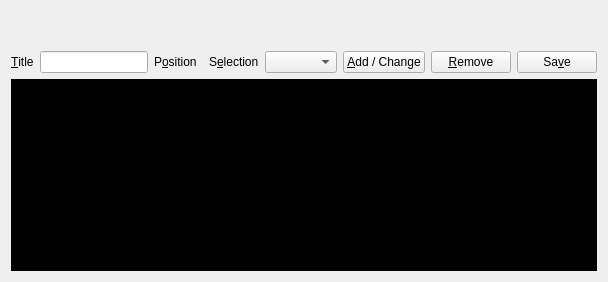
      <widget class="QWidget" name="tab">
       <attribute name="title">
        <string>&amp;Edit</string>
       </attribute>
       <layout class="QVBoxLayout" name="verticalLayout_3">
        <item>
         <spacer name="verticalSpacer">
          <property name="orientation">
           <enum>Qt::Vertical</enum>
          </property>
          <property name="sizeHint" stdset="0">
           <size>
            <width>20</width>
            <height>40</height>
           </size>
          </property>
         </spacer>
        </item>
        <item>
         <layout class="QHBoxLayout" name="horizontalLayout_2">
          <item>
           <widget class="QLabel" name="label">
            <property name="text">
             <string>&amp;Title</string>
            </property>
            <property name="buddy">
             <cstring>item_title</cstring>
            </property>
           </widget>
          </item>
          <item>
           <widget class="QLineEdit" name="item_title"/>
          </item>
          <item>
           <widget class="QLabel" name="label_2">
            <property name="text">
             <string>P&amp;osition</string>
            </property>
            <property name="buddy">
             <cstring>item_position_input</cstring>
            </property>
           </widget>
          </item>
          <item>
           <widget class="KIntNumInput" name="item_position_input"/>
          </item>
          <item>
           <widget class="QLabel" name="label_3">
            <property name="text">
             <string>S&amp;election</string>
            </property>
            <property name="buddy">
             <cstring>edit_item_selection</cstring>
            </property>
           </widget>
          </item>
          <item>
           <widget class="QComboBox" name="edit_item_selection">
            <property name="minimumSize">
             <size>
              <width>0</width>
              <height>0</height>
             </size>
            </property>
           </widget>
          </item>
          <item>
           <widget class="QPushButton" name="add_button">
            <property name="text">
             <string>&amp;Add / Change</string>
            </property>
           </widget>
          </item>
          <item>
           <widget class="QPushButton" name="remove_item_button">
            <property name="text">
             <string>&amp;Remove</string>
            </property>
           </widget>
          </item>
          <item>
           <widget class="QPushButton" name="save_button">
            <property name="text">
             <string>Sa&amp;ve</string>
            </property>
           </widget>
          </item>
         </layout>
        </item>
        <item>
         <layout class="QHBoxLayout" name="horizontalLayout" stretch="0,0">
          <item>
           <widget class="KRichTextWidget" name="edit_private_text">
            <property name="palette">
             <palette>
              <active>
               <colorrole role="WindowText">
                <brush brushstyle="SolidPattern">
                 <color alpha="255">
                  <red>255</red>
                  <green>255</green>
                  <blue>255</blue>
                 </color>
                </brush>
               </colorrole>
               <colorrole role="Button">
                <brush brushstyle="SolidPattern">
                 <color alpha="255">
                  <red>0</red>
                  <green>0</green>
                  <blue>0</blue>
                 </color>
                </brush>
               </colorrole>
               <colorrole role="Light">
                <brush brushstyle="SolidPattern">
                 <color alpha="255">
                  <red>0</red>
                  <green>0</green>
                  <blue>0</blue>
                 </color>
                </brush>
               </colorrole>
               <colorrole role="Midlight">
                <brush brushstyle="SolidPattern">
                 <color alpha="255">
                  <red>0</red>
                  <green>0</green>
                  <blue>0</blue>
                 </color>
                </brush>
               </colorrole>
               <colorrole role="Dark">
                <brush brushstyle="SolidPattern">
                 <color alpha="255">
                  <red>0</red>
                  <green>0</green>
                  <blue>0</blue>
                 </color>
                </brush>
               </colorrole>
               <colorrole role="Mid">
                <brush brushstyle="SolidPattern">
                 <color alpha="255">
                  <red>0</red>
                  <green>0</green>
                  <blue>0</blue>
                 </color>
                </brush>
               </colorrole>
               <colorrole role="Text">
                <brush brushstyle="SolidPattern">
                 <color alpha="255">
                  <red>255</red>
                  <green>255</green>
                  <blue>255</blue>
                 </color>
                </brush>
               </colorrole>
               <colorrole role="BrightText">
                <brush brushstyle="SolidPattern">
                 <color alpha="255">
                  <red>255</red>
                  <green>255</green>
                  <blue>255</blue>
                 </color>
                </brush>
               </colorrole>
               <colorrole role="ButtonText">
                <brush brushstyle="SolidPattern">
                 <color alpha="255">
                  <red>255</red>
                  <green>255</green>
                  <blue>255</blue>
                 </color>
                </brush>
               </colorrole>
               <colorrole role="Base">
                <brush brushstyle="SolidPattern">
                 <color alpha="255">
                  <red>0</red>
                  <green>0</green>
                  <blue>0</blue>
                 </color>
                </brush>
               </colorrole>
               <colorrole role="Window">
                <brush brushstyle="SolidPattern">
                 <color alpha="255">
                  <red>0</red>
                  <green>0</green>
                  <blue>0</blue>
                 </color>
                </brush>
               </colorrole>
               <colorrole role="Shadow">
                <brush brushstyle="SolidPattern">
                 <color alpha="255">
                  <red>0</red>
                  <green>0</green>
                  <blue>0</blue>
                 </color>
                </brush>
               </colorrole>
               <colorrole role="AlternateBase">
                <brush brushstyle="SolidPattern">
                 <color alpha="255">
                  <red>0</red>
                  <green>0</green>
                  <blue>0</blue>
                 </color>
                </brush>
               </colorrole>
               <colorrole role="ToolTipBase">
                <brush brushstyle="SolidPattern">
                 <color alpha="255">
                  <red>255</red>
                  <green>255</green>
                  <blue>220</blue>
                 </color>
                </brush>
               </colorrole>
               <colorrole role="ToolTipText">
                <brush brushstyle="SolidPattern">
                 <color alpha="255">
                  <red>0</red>
                  <green>0</green>
                  <blue>0</blue>
                 </color>
                </brush>
               </colorrole>
              </active>
              <inactive>
               <colorrole role="WindowText">
                <brush brushstyle="SolidPattern">
                 <color alpha="255">
                  <red>255</red>
                  <green>255</green>
                  <blue>255</blue>
                 </color>
                </brush>
               </colorrole>
               <colorrole role="Button">
                <brush brushstyle="SolidPattern">
                 <color alpha="255">
                  <red>0</red>
                  <green>0</green>
                  <blue>0</blue>
                 </color>
                </brush>
               </colorrole>
               <colorrole role="Light">
                <brush brushstyle="SolidPattern">
                 <color alpha="255">
                  <red>0</red>
                  <green>0</green>
                  <blue>0</blue>
                 </color>
                </brush>
               </colorrole>
               <colorrole role="Midlight">
                <brush brushstyle="SolidPattern">
                 <color alpha="255">
                  <red>0</red>
                  <green>0</green>
                  <blue>0</blue>
                 </color>
                </brush>
               </colorrole>
               <colorrole role="Dark">
                <brush brushstyle="SolidPattern">
                 <color alpha="255">
                  <red>0</red>
                  <green>0</green>
                  <blue>0</blue>
                 </color>
                </brush>
               </colorrole>
               <colorrole role="Mid">
                <brush brushstyle="SolidPattern">
                 <color alpha="255">
                  <red>0</red>
                  <green>0</green>
                  <blue>0</blue>
                 </color>
                </brush>
               </colorrole>
               <colorrole role="Text">
                <brush brushstyle="SolidPattern">
                 <color alpha="255">
                  <red>255</red>
                  <green>255</green>
                  <blue>255</blue>
                 </color>
                </brush>
               </colorrole>
               <colorrole role="BrightText">
                <brush brushstyle="SolidPattern">
                 <color alpha="255">
                  <red>255</red>
                  <green>255</green>
                  <blue>255</blue>
                 </color>
                </brush>
               </colorrole>
               <colorrole role="ButtonText">
                <brush brushstyle="SolidPattern">
                 <color alpha="255">
                  <red>255</red>
                  <green>255</green>
                  <blue>255</blue>
                 </color>
                </brush>
               </colorrole>
               <colorrole role="Base">
                <brush brushstyle="SolidPattern">
                 <color alpha="255">
                  <red>0</red>
                  <green>0</green>
                  <blue>0</blue>
                 </color>
                </brush>
               </colorrole>
               <colorrole role="Window">
                <brush brushstyle="SolidPattern">
                 <color alpha="255">
                  <red>0</red>
                  <green>0</green>
                  <blue>0</blue>
                 </color>
                </brush>
               </colorrole>
               <colorrole role="Shadow">
                <brush brushstyle="SolidPattern">
                 <color alpha="255">
                  <red>0</red>
                  <green>0</green>
                  <blue>0</blue>
                 </color>
                </brush>
               </colorrole>
               <colorrole role="AlternateBase">
                <brush brushstyle="SolidPattern">
                 <color alpha="255">
                  <red>0</red>
                  <green>0</green>
                  <blue>0</blue>
                 </color>
                </brush>
               </colorrole>
               <colorrole role="ToolTipBase">
                <brush brushstyle="SolidPattern">
                 <color alpha="255">
                  <red>255</red>
                  <green>255</green>
                  <blue>220</blue>
                 </color>
                </brush>
               </colorrole>
               <colorrole role="ToolTipText">
                <brush brushstyle="SolidPattern">
                 <color alpha="255">
                  <red>0</red>
                  <green>0</green>
                  <blue>0</blue>
                 </color>
                </brush>
               </colorrole>
              </inactive>
              <disabled>
               <colorrole role="WindowText">
                <brush brushstyle="SolidPattern">
                 <color alpha="255">
                  <red>0</red>
                  <green>0</green>
                  <blue>0</blue>
                 </color>
                </brush>
               </colorrole>
               <colorrole role="Button">
                <brush brushstyle="SolidPattern">
                 <color alpha="255">
                  <red>0</red>
                  <green>0</green>
                  <blue>0</blue>
                 </color>
                </brush>
               </colorrole>
               <colorrole role="Light">
                <brush brushstyle="SolidPattern">
                 <color alpha="255">
                  <red>0</red>
                  <green>0</green>
                  <blue>0</blue>
                 </color>
                </brush>
               </colorrole>
               <colorrole role="Midlight">
                <brush brushstyle="SolidPattern">
                 <color alpha="255">
                  <red>0</red>
                  <green>0</green>
                  <blue>0</blue>
                 </color>
                </brush>
               </colorrole>
               <colorrole role="Dark">
                <brush brushstyle="SolidPattern">
                 <color alpha="255">
                  <red>0</red>
                  <green>0</green>
                  <blue>0</blue>
                 </color>
                </brush>
               </colorrole>
               <colorrole role="Mid">
                <brush brushstyle="SolidPattern">
                 <color alpha="255">
                  <red>0</red>
                  <green>0</green>
                  <blue>0</blue>
                 </color>
                </brush>
               </colorrole>
               <colorrole role="Text">
                <brush brushstyle="SolidPattern">
                 <color alpha="255">
                  <red>0</red>
                  <green>0</green>
                  <blue>0</blue>
                 </color>
                </brush>
               </colorrole>
               <colorrole role="BrightText">
                <brush brushstyle="SolidPattern">
                 <color alpha="255">
                  <red>255</red>
                  <green>255</green>
                  <blue>255</blue>
                 </color>
                </brush>
               </colorrole>
               <colorrole role="ButtonText">
                <brush brushstyle="SolidPattern">
                 <color alpha="255">
                  <red>0</red>
                  <green>0</green>
                  <blue>0</blue>
                 </color>
                </brush>
               </colorrole>
               <colorrole role="Base">
                <brush brushstyle="SolidPattern">
                 <color alpha="255">
                  <red>0</red>
                  <green>0</green>
                  <blue>0</blue>
                 </color>
                </brush>
               </colorrole>
               <colorrole role="Window">
                <brush brushstyle="SolidPattern">
                 <color alpha="255">
                  <red>0</red>
                  <green>0</green>
                  <blue>0</blue>
                 </color>
                </brush>
               </colorrole>
               <colorrole role="Shadow">
                <brush brushstyle="SolidPattern">
                 <color alpha="255">
                  <red>0</red>
                  <green>0</green>
                  <blue>0</blue>
                 </color>
                </brush>
               </colorrole>
               <colorrole role="AlternateBase">
                <brush brushstyle="SolidPattern">
                 <color alpha="255">
                  <red>0</red>
                  <green>0</green>
                  <blue>0</blue>
                 </color>
                </brush>
               </colorrole>
               <colorrole role="ToolTipBase">
                <brush brushstyle="SolidPattern">
                 <color alpha="255">
                  <red>255</red>
                  <green>255</green>
                  <blue>220</blue>
                 </color>
                </brush>
               </colorrole>
               <colorrole role="ToolTipText">
                <brush brushstyle="SolidPattern">
                 <color alpha="255">
                  <red>0</red>
                  <green>0</green>
                  <blue>0</blue>
                 </color>
                </brush>
               </colorrole>
              </disabled>
             </palette>
            </property>
            <property name="font">
             <font>
              <family>Monospace</family>
              <pointsize>14</pointsize>
             </font>
            </property>
            <property name="autoFillBackground">
             <bool>true</bool>
            </property>
            <property name="acceptRichText">
             <bool>true</bool>
            </property>
            <property name="textInteractionFlags">
             <set>Qt::LinksAccessibleByKeyboard|Qt::LinksAccessibleByMouse|Qt::TextBrowserInteraction|Qt::TextEditable|Qt::TextEditorInteraction|Qt::TextSelectableByKeyboard|Qt::TextSelectableByMouse</set>
            </property>
           </widget>
          </item>
          <item>
           <layout class="QVBoxLayout" name="verticalLayout"/>
          </item>
         </layout>
        </item>
       </layout>
      </widget>
